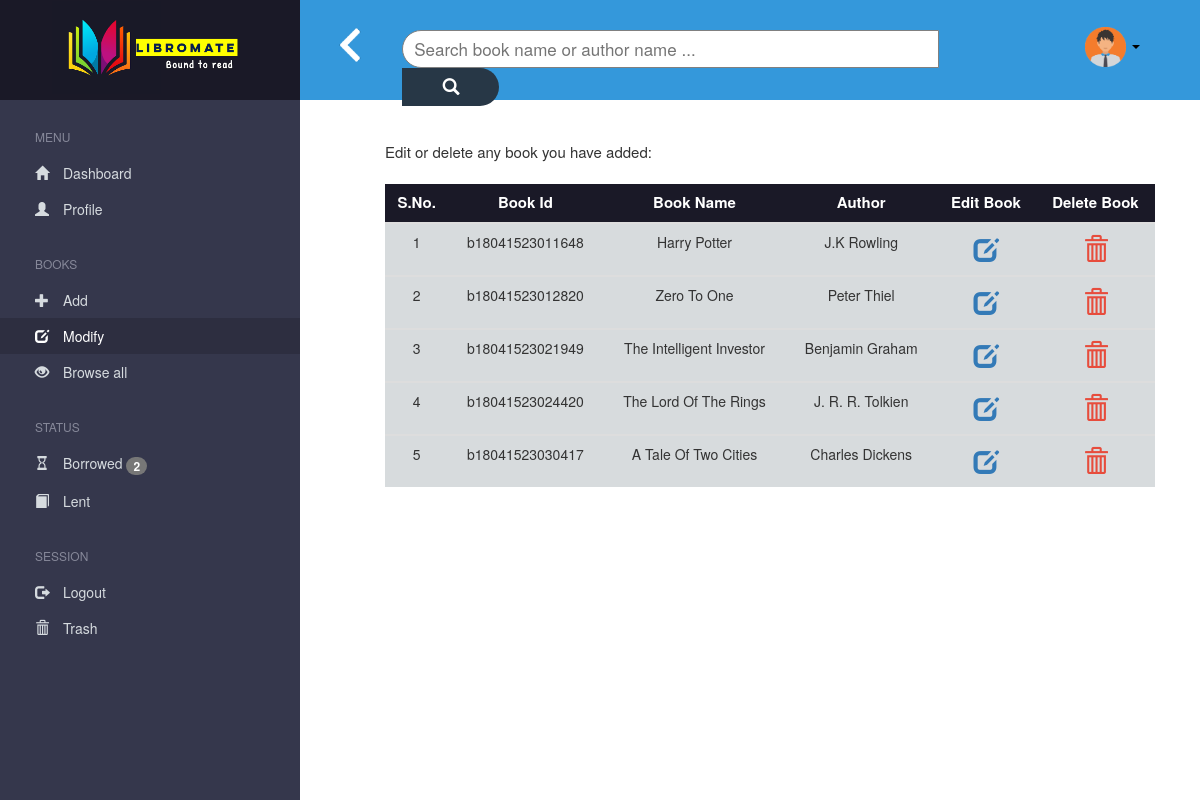
Screenshot of /modify.php (signed in) with the database file from the repository.
### tables this page shows
CREATE TABLE `books` (
  `bid` varchar(15) NOT NULL,
  `bname` varchar(40) NOT NULL,
  `author` varchar(30) NOT NULL,
  `owner` varchar(15) NOT NULL,
  `trash` tinyint(1) DEFAULT '0',
  PRIMARY KEY (`bid`),
  KEY `owner` (`owner`),
  CONSTRAINT `books_ibfk_1` FOREIGN KEY (`owner`) REFERENCES `users` (`id`)
);

### count.php (called while the page is built, shortened)
<?php
    require_once('db_connect.php');
    $query = "select count(*) from requests where from_user='" . $_SESSION['user_id'] . "' and sn=1";
    $result = mysqli_query($link,$query);
    $row = mysqli_fetch_array($result);
    $borrow = $row['count(*)'];
?>

### modify.php (the view, shortened to what this page needs)
<?php
	include 'count.php';
?>
<!DOCTYPE html>
<html lang="en">
	<head>
	    <link rel="stylesheet" href="https://maxcdn.bootstrapcdn.com/bootstrap/3.3.7/css/bootstrap.min.css">
	    <link rel="stylesheet" type="text/css" href="CSS/style.css">
	</head>
	<body>
		<div class="container-fluid">
			<div class="row">
				<div class="col-md-3">
					<div class="row">
        				<div class="col-md-3" align="center" style="background-color:#1A1927;position:fixed">
        					<a href="dashboard.php"><img src="Images/logo.png" style="height:100px;"></a>
        				</div>
        				<div id="dashboard_left_col" style="padding-top:100px">
					        <ul>
								<br>
					            <p>MENU</p>
					            <li><a href="dashboard.php">
					                <span class="glyphicon glyphicon-home"></span>&emsp;Dashboard</a>
					            </li>
					            <li><a href="profile.php">
					                <span class="glyphicon glyphicon-user"></span>&emsp;Profile</a>
					            </li>
								<br>
					            <p>BOOKS</p>
					            <li><a href="add.php">
					                <span class="glyphicon glyphicon-plus"></span>&emsp;Add</a>
					            </li>
					            <li><a href="modify.php" class="active">
					                <span class="glyphicon glyphicon-edit"></span>&emsp;Modify</a>
					            </li>
								<li><a href="browse.php">
					                <span class="glyphicon glyphicon-eye-open"></span>&emsp;Browse all</a>
					            </li>
								<br>
								<p>STATUS</p>
					            <li><a href="borrow.php">
					            		<span class="glyphicon glyphicon-hourglass"></span>&emsp;Borrowed
									 	<?php
									 		if($borrow!=0) {
												echo "<span class='badge'>$borrow</span>";
									 		}
									 	?>
								 	</a>
					            </li>
					            <li><a href="lent.php">
					                	<span class="glyphicon glyphicon-book"></span>&emsp;Lent
									</a>
					            </li>
					            <br>
					            <p>SESSION</p>
					            <li><a href="logout.php">
					                <span class="glyphicon glyphicon-log-out"></span>&emsp;Logout</a>
					            </li>
					            <li><a href="trash.php">
					                <span class="glyphicon glyphicon-trash"></span>&emsp;Trash</a>
					            </li>
					        </ul>
					    </div>
					</div>
				</div>
				<?php
					include "topnav.php";
				?>
						<div class="container-fluid">
							<br>
							<div style="font-size:15px;padding-left: 70px">
								<?php
									require_once('db_connect.php');
									$query = "select * from books b where b.trash='0' AND b.owner='".$_SESSION['user_id']."'";
									$result = mysqli_query($link,$query);
									if(mysqli_num_rows($result)==0)
										echo nl2br("You don't have any books in your repository\n");
									else {
										echo nl2br("\nEdit or delete any book you have added:");
									}
									echo nl2br("\n\n");
								?>
							</div>
					    	<div class="table-responsive" style="padding-left:70px;padding-right:30px">
				                <table class="table" align="center">
				    				<thead>
				      					<tr>
					        				<th>S.No.</th>
					        				<th>Book Id</th>
					        				<th>Book Name</th>
					        				<th>Author</th>
					        				<th>Edit Book</th>
					        				<th>Delete Book</th>
				      					</tr>
				    				</thead>
									<?php
						           		$i=1;
						                while($row = mysqli_fetch_array($result)) {
						            ?>
				            		<tbody>
				      					<tr>
					        				<td><?php echo $i ?></td>
					        				<td><?php echo $row["bid"] ?></td>
					        				<td><?php echo $row["bname"] ?></td>
					        				<td><?php echo $row["author"] ?></td>
					        				<td>
					        					<a href="edit_book.php?edit=<?php echo $row['bid']; ?>" >
					        						<span class='glyphicon glyphicon-edit' style='font-size:25px;padding:5px;'></span>
					        					</a>
					        				</td>
					        				<td>
					        					<a href="#" data-toggle="popover" data-trigger="focus" data-content="<a href='query.php?trash=<?php echo $row['bid']; ?>'style='text-decoration:none;color:#E74C3C'>Move to trash</a>">
					        						<span class='glyphicon glyphicon-trash' style='color:#E74C3C;font-size:25px;padding:5px;'></span>
					        					</a>
					        				</td>
				        				<?php ++$i; } ?>
				      					</tr>
				    				</tbody>
				  				</table>
				  			</div>
						</div>
				    </div>
				</div>
			</div>
		</div>
	</body>
</html>

### CSS/style.css (style rules this page uses)
#dashboard_left_col p { padding-left: 35px; padding-top:8px; color: #868899; font-size: 12px; }
#dashboard_left_col ul { list-style-type: none; margin: 0; padding: 0; width: 25%; background-color: #35374C; position: fixed; height: 100%; overflow: auto; font-size: 14px; }
#dashboard_left_col li a { display: block; color: #D6DBDF; padding: 8px 35px; text-decoration: none; }
#dashboard_left_col li a.active { background-color: #2D2E40; color: white; text-decoration: none; }
.table-responsive { max-height: 450px; }
.table { background-color: #D7DBDD; }
thead { background-color: #1A1927; color: white; }
tbody { overflow:auto; }
th { font-size: 15px; text-align: center; vertical-align: middle; }
td { font-size: 14px; text-align: center; vertical-align: middle; }

### rows the page displays
books: bid "b18041523011648", bname "Harry Potter", author "J.K Rowling"
books: bid "b18041523012820", bname "Zero To One", author "Peter Thiel"
books: bid "b18041523021949", bname "The Intelligent Investor", author "Benjamin Graham"
books: bid "b18041523024420", bname "The Lord Of The Rings", author "J. R. R. Tolkien"
books: bid "b18041523030417", bname "A Tale Of Two Cities", author "Charles Dickens"

### other values shown
$borrow "2"
